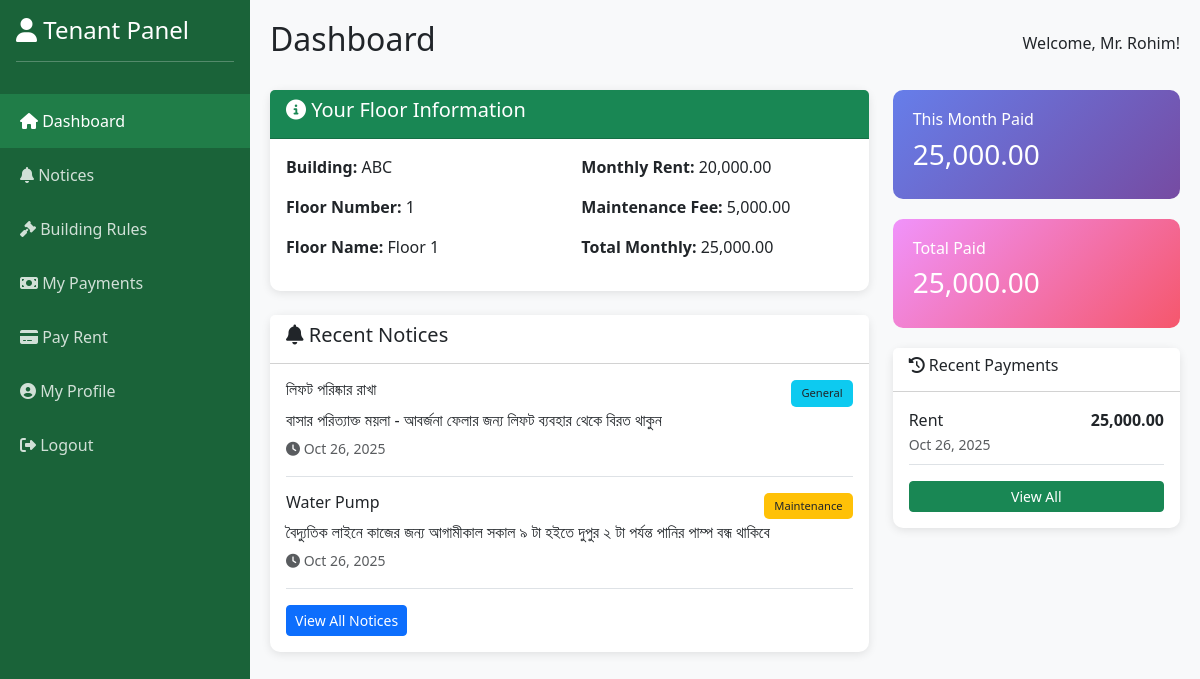
The page /tenant/dashboard.php (signed in) on the database its author committed.
### tables this page shows
CREATE TABLE `floors` (
  `id` int(11) NOT NULL,
  `building_id` int(11) NOT NULL,
  `floor_number` int(11) NOT NULL,
  `floor_name` varchar(50) DEFAULT NULL,
  `rent_amount` decimal(10,2) NOT NULL,
  `maintenance_fee` decimal(10,2) DEFAULT '0.00',
  `status` enum('occupied','vacant') DEFAULT 'vacant',
  `created_at` timestamp NOT NULL DEFAULT CURRENT_TIMESTAMP
);

CREATE TABLE `buildings` (
  `id` int(11) NOT NULL,
  `owner_id` int(11) NOT NULL,
  `building_name` varchar(100) NOT NULL,
  `address` text NOT NULL,
  `total_floors` int(11) NOT NULL,
  `description` text,
  `created_at` timestamp NOT NULL DEFAULT CURRENT_TIMESTAMP
);

CREATE TABLE `notices` (
  `id` int(11) NOT NULL,
  `building_id` int(11) NOT NULL,
  `title` varchar(200) NOT NULL,
  `content` text NOT NULL,
  `notice_type` enum('general','urgent','maintenance') DEFAULT 'general',
  `created_by` int(11) NOT NULL,
  `created_at` timestamp NOT NULL DEFAULT CURRENT_TIMESTAMP
);

CREATE TABLE `payments` (
  `id` int(11) NOT NULL,
  `tenant_id` int(11) NOT NULL,
  `floor_id` int(11) NOT NULL,
  `payment_type` enum('rent','maintenance','other') NOT NULL,
  `amount` decimal(10,2) NOT NULL,
  `payment_month` varchar(20) NOT NULL,
  `payment_date` date NOT NULL,
  `payment_method` varchar(50) DEFAULT NULL,
  `transaction_id` varchar(100) DEFAULT NULL,
  `status` enum('pending','completed','failed') DEFAULT 'completed',
  `notes` text,
  `created_at` timestamp NOT NULL DEFAULT CURRENT_TIMESTAMP
);

### tenant/dashboard.php (the view, shortened to what this page needs)
<?php
require_once '../config.php';
$tenant_id = $_SESSION['tenant_id'];
$floor_id = $_SESSION['tenant_floor'];
$floor_query = $conn->query("
    SELECT f.*, b.building_name, b.address, b.id as building_id, b.owner_id
    FROM floors f
    JOIN buildings b ON f.building_id = b.id
    WHERE f.id = $floor_id
");
$floor_info = $floor_query->fetch_assoc();
$total_paid = $conn->query("SELECT COALESCE(SUM(amount), 0) as total FROM payments WHERE tenant_id = $tenant_id")->fetch_assoc()['total'];
$this_month_paid = $conn->query("SELECT COALESCE(SUM(amount), 0) as total FROM payments WHERE tenant_id = $tenant_id AND MONTH(payment_date) = MONTH(CURRENT_DATE()) AND YEAR(payment_date) = YEAR(CURRENT_DATE())")->fetch_assoc()['total'];
$notices = $conn->query("SELECT * FROM notices WHERE building_id = {$floor_info['building_id']} ORDER BY created_at DESC LIMIT 5");
$payments = $conn->query("SELECT * FROM payments WHERE tenant_id = $tenant_id ORDER BY created_at DESC LIMIT 5");
?>
<!DOCTYPE html>
<html lang="en">
<head>
    <link href="https://cdn.jsdelivr.net/npm/bootstrap@5.3.0/dist/css/bootstrap.min.css" rel="stylesheet">
    <link rel="stylesheet" href="https://cdnjs.cloudflare.com/ajax/libs/font-awesome/6.4.0/css/all.min.css">
</head>
<body>
    <div class="sidebar">
        <div class="p-3">
            <h4><i class="fas fa-user"></i> Tenant Panel</h4>
            <hr>
        </div>
        <nav class="nav flex-column">
            <a class="nav-link active" href="dashboard.php">
                <i class="fas fa-home"></i> Dashboard
            </a>
            <a class="nav-link" href="notices.php">
                <i class="fas fa-bell"></i> Notices
            </a>
            <a class="nav-link" href="rules.php">
                <i class="fas fa-gavel"></i> Building Rules
            </a>
            <a class="nav-link" href="payments.php">
                <i class="fas fa-money-bill"></i> My Payments
            </a>
            <a class="nav-link" href="pay_rent.php">
                <i class="fas fa-credit-card"></i> Pay Rent
            </a>
            <a class="nav-link" href="profile.php">
                <i class="fas fa-user-circle"></i> My Profile
            </a>
            <a class="nav-link" href="logout.php">
                <i class="fas fa-sign-out-alt"></i> Logout
            </a>
        </nav>
    </div>
    <div class="main-content">
        <div class="d-flex justify-content-between align-items-center mb-4">
            <h2>Dashboard</h2>
            <span>Welcome, <?php echo $_SESSION['tenant_name']; ?>!</span>
        </div>
        <div class="row">
            <div class="col-md-8">
                <div class="card mb-4">
                    <div class="card-header bg-success text-white">
                        <h5><i class="fas fa-info-circle"></i> Your Floor Information</h5>
                    </div>
                    <div class="card-body">
                        <div class="row">
                            <div class="col-md-6">
                                <p><strong>Building:</strong> <?php echo htmlspecialchars($floor_info['building_name']); ?></p>
                                <p><strong>Floor Number:</strong> <?php echo $floor_info['floor_number']; ?></p>
                                <p><strong>Floor Name:</strong> <?php echo htmlspecialchars($floor_info['floor_name']); ?></p>
                            </div>
                            <div class="col-md-6">
                                <p><strong>Monthly Rent:</strong> <?php echo number_format($floor_info['rent_amount'], 2); ?></p>
                                <p><strong>Maintenance Fee:</strong> <?php echo number_format($floor_info['maintenance_fee'], 2); ?></p>
                                <p><strong>Total Monthly:</strong> <?php echo number_format($floor_info['rent_amount'] + $floor_info['maintenance_fee'], 2); ?></p>
                            </div>
                        </div>
                    </div>
                </div>
                <div class="card">
                    <div class="card-header bg-white">
                        <h5><i class="fas fa-bell"></i> Recent Notices</h5>
                    </div>
                    <div class="card-body">
                        <?php if ($notices->num_rows > 0): ?>
                            <?php while ($notice = $notices->fetch_assoc()): ?>
                            <div class="border-bottom pb-3 mb-3">
                                <div class="d-flex justify-content-between align-items-start">
                                    <h6><?php echo htmlspecialchars($notice['title']); ?></h6>
                                    <span class="notice-badge bg-<?php
                                        echo $notice['notice_type'] == 'urgent' ? 'danger' :
                                            ($notice['notice_type'] == 'maintenance' ? 'warning' : 'info');
                                    ?>">
                                        <?php echo ucfirst($notice['notice_type']); ?>
                                    </span>
                                </div>
                                <p class="mb-1"><?php echo nl2br(htmlspecialchars($notice['content'])); ?></p>
                                <small class="text-muted">
                                    <i class="fas fa-clock"></i> <?php echo date('M d, Y', strtotime($notice['created_at'])); ?>
                                </small>
                            </div>
                            <?php endwhile; ?>
                            <a href="notices.php" class="btn btn-sm btn-primary">View All Notices</a>
                        <?php else: ?>
                            <p class="text-muted">No notices at the moment.</p>
                        <?php endif; ?>
                    </div>
                </div>
            </div>
            <div class="col-md-4">
                <div class="stat-card" style="background: linear-gradient(135deg, #667eea 0%, #764ba2 100%);">
                    <h6>This Month Paid</h6>
                    <h3><?php echo number_format($this_month_paid, 2); ?></h3>
                </div>
                <div class="stat-card" style="background: linear-gradient(135deg, #f093fb 0%, #f5576c 100%);">
                    <h6>Total Paid</h6>
                    <h3><?php echo number_format($total_paid, 2); ?></h3>
                </div>
                <div class="card">
                    <div class="card-header bg-white">
                        <h6><i class="fas fa-history"></i> Recent Payments</h6>
                    </div>
                    <div class="card-body">
                        <?php if ($payments->num_rows > 0): ?>
                            <?php while ($payment = $payments->fetch_assoc()): ?>
                            <div class="border-bottom pb-2 mb-2">
                                <div class="d-flex justify-content-between">
                                    <span><?php echo ucfirst($payment['payment_type']); ?></span>
                                    <strong><?php echo number_format($payment['amount'], 2); ?></strong>
                                </div>
                                <small class="text-muted"><?php echo date('M d, Y', strtotime($payment['payment_date'])); ?></small>
                            </div>
                            <?php endwhile; ?>
                            <a href="payments.php" class="btn btn-sm btn-success w-100 mt-2">View All</a>
                        <?php else: ?>
                            <p class="text-muted mb-0">No payment history yet.</p>
                        <?php endif; ?>
                    </div>
                </div>
            </div>
        </div>
    </div>
</body>
</html>

### tenant/dashboard.php (style rules this page uses)
body { background: #f8f9fa; }
.sidebar { min-height: 100vh; background: #1a6339; color: white; position: fixed; width: 250px; }
.sidebar .nav-link { color: rgba(255,255,255,0.8); padding: 15px 20px; transition: all 0.3s; }
.sidebar .nav-link:hover, .sidebar .nav-link.active { background: #207d48; color: white; }
.main-content { margin-left: 250px; padding: 20px; }
.stat-card { border-radius: 10px; padding: 20px; color: white; margin-bottom: 20px; }
.card { border: none; border-radius: 10px; box-shadow: 0 2px 10px rgba(0,0,0,0.1); }
.notice-badge { padding: 5px 10px; border-radius: 5px; font-size: 0.7rem; }

### rows shown on the page
floors: building.building_name "ABC", floor_number "1", floor_name "Floor 1", rent_amount "20,000.00", maintenance_fee "5,000.00", $floor_info['rent_amount'] + $floor_info['maintenance_fee'] "25,000.00"
notices: title "লিফট পরিষ্কার রাখা", notice_type "General", content "বাসার পরিত্যাক্ত ময়লা - আবর্জনা ফেলার জন্য লিফট ব্যবহার থেকে বিরত থাকুন", created_at "Oct 26, 2025"
notices: title "Water Pump", notice_type "Maintenance", content "বৈদ্যুতিক লাইনে কাজের জন্য আগামীকাল সকাল ৯ টা হইতে দুপুর ২ টা পর্যন্ত পানির পাম্প বন্ধ থাকিবে", created_at "Oct 26, 2025"
payments: payment_type "Rent", amount "25,000.00", payment_date "Oct 26, 2025"

### other values the page prints
$_SESSION['tenant_name'] "Mr. Rohim"
$this_month_paid "25,000.00"
$total_paid "25,000.00"
